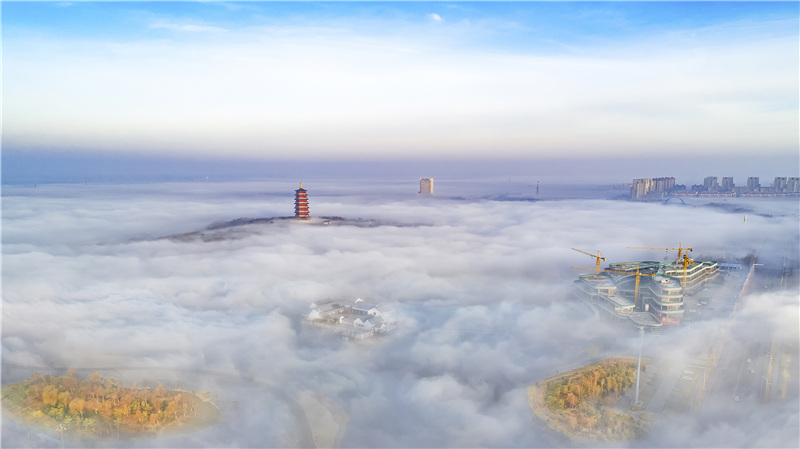
//> input picture untitled6/build/Desktop_Qt_6_7_3-Debug/1.jpg, 800 x 449 px
$ ./main   (built with g++ and OpenCV 4)
//> lines starting //> are read from the running program, lines starting //| are printed output that depends on the picture
#include <opencv2/opencv.hpp>
#include <iostream>
#include <vector>

int main()
{
    cv::Mat img = cv::imread("1.jpg");
//> img is the input picture: 449 rows x 800 cols, CV_8UC3; mean B, G, R 208, 194.8, 185.9
    if (img.empty())
    {
        std::cout << "名称错误" << std::endl;
        return -1;
    }
    cv::Mat gray, HSV, YUV, Lab, img32;
    img.convertTo(img32, CV_32F, 1.0 / 255);

    cv::cvtColor(img32, HSV, cv::COLOR_BGR2HSV);
//> HSV: 449 rows x 800 cols, CV_32FC3; mean H, S, V 199.8, 0.1, 0.8
    cv::cvtColor(img32, YUV, cv::COLOR_BGR2YUV);
//> YUV: 449 rows x 800 cols, CV_32FC3; mean of channels 0, 1, 2 0.759, 0.528, 0.473
    cv::cvtColor(img32, Lab, cv::COLOR_BGR2Lab);
//> Lab: 449 rows x 800 cols, CV_32FC3; mean of channels 0, 1, 2 78.3, 0.1, -7.5
    cv::cvtColor(img32, gray, cv::COLOR_BGR2GRAY);
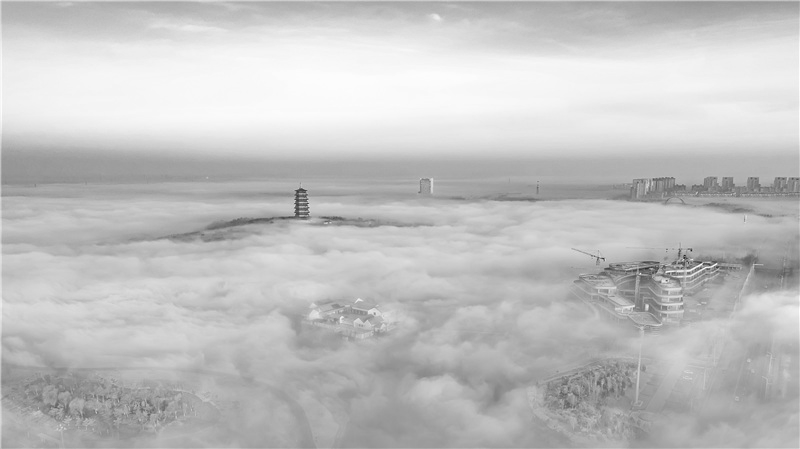
//> gray: 449 rows x 800 cols, CV_32FC1; min 0.129, max 0.994, mean 0.759

    cv::namedWindow("原图", cv::WINDOW_FREERATIO);
    cv::namedWindow("HSV", cv::WINDOW_FREERATIO);
    cv::namedWindow("YUV", cv::WINDOW_FREERATIO);
    cv::namedWindow("Lab", cv::WINDOW_FREERATIO);
    cv::namedWindow("gray", cv::WINDOW_FREERATIO);

    cv::imshow("原图", img32);
    cv::imshow("HSV", img32);
    cv::imshow("YUV", YUV);
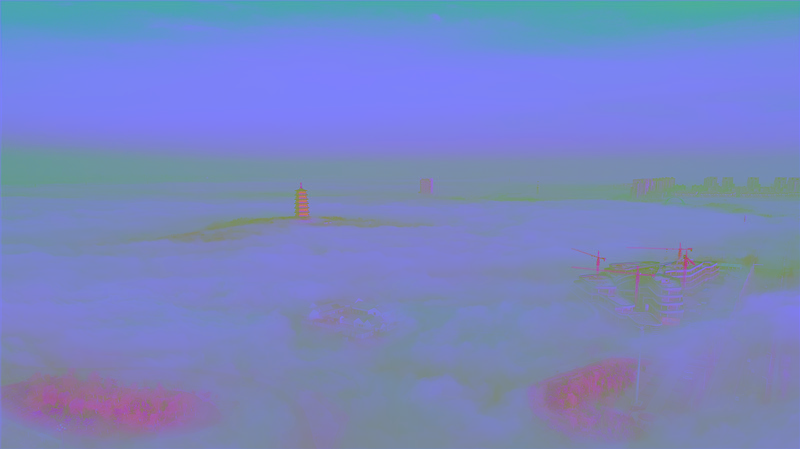
//> window 'YUV': 449 rows x 800 cols, CV_32FC3; mean B, G, R 0.759, 0.528, 0.473
    cv::imshow("Lab", Lab);
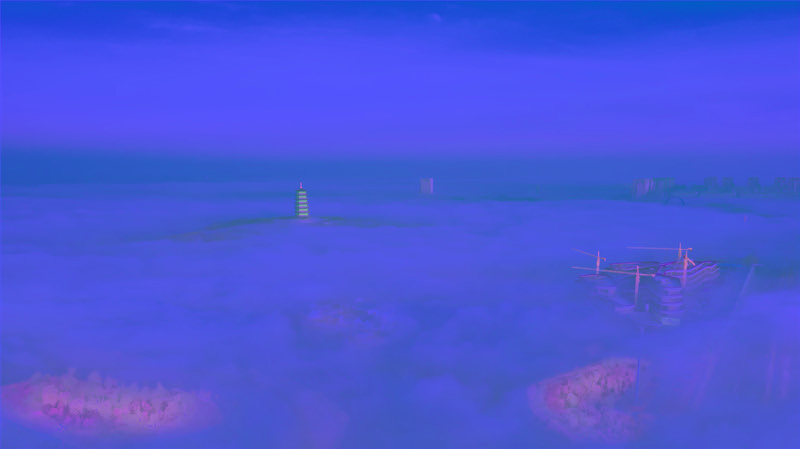
//> window 'Lab': 449 rows x 800 cols, CV_32FC3; mean B, G, R 78.3, 0.1, -7.5; drawn with min black and max white
    cv::imshow("gray", gray);

    cv::waitKey(0);

    return 0;
}
